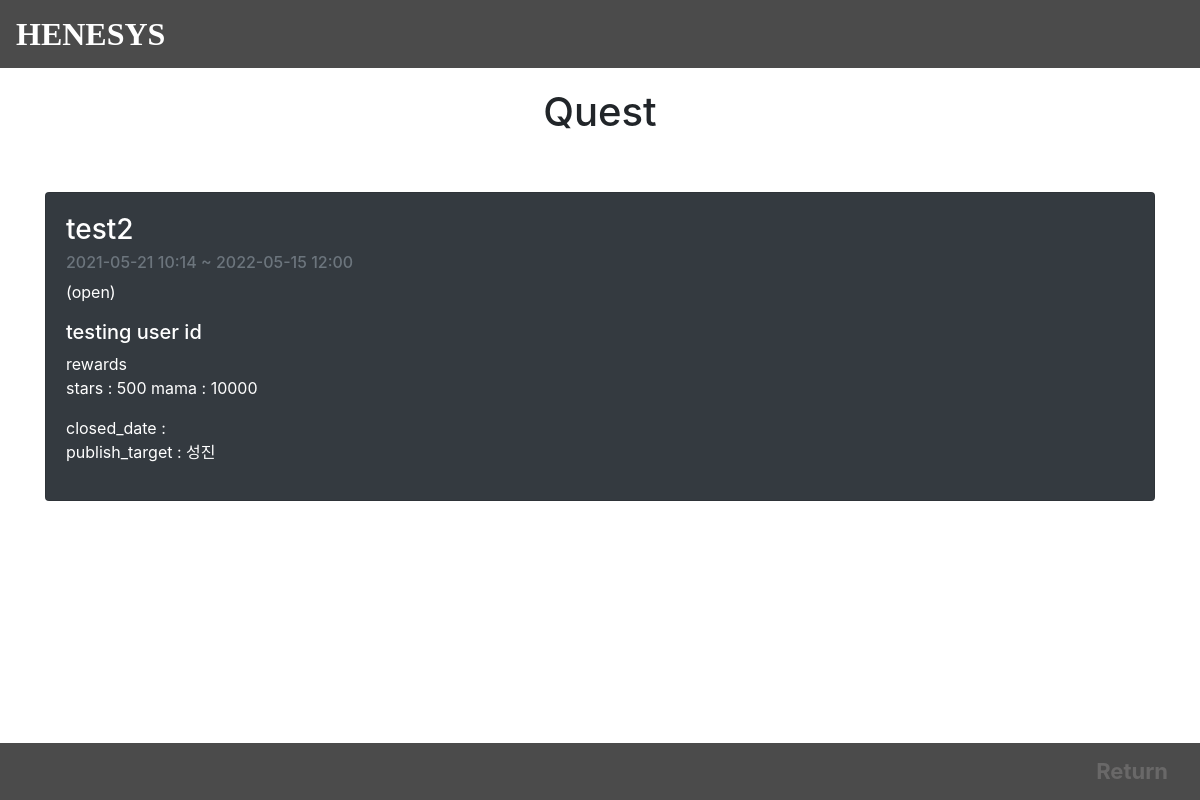
Before: /quest/display_questlist/4 with the older database file.
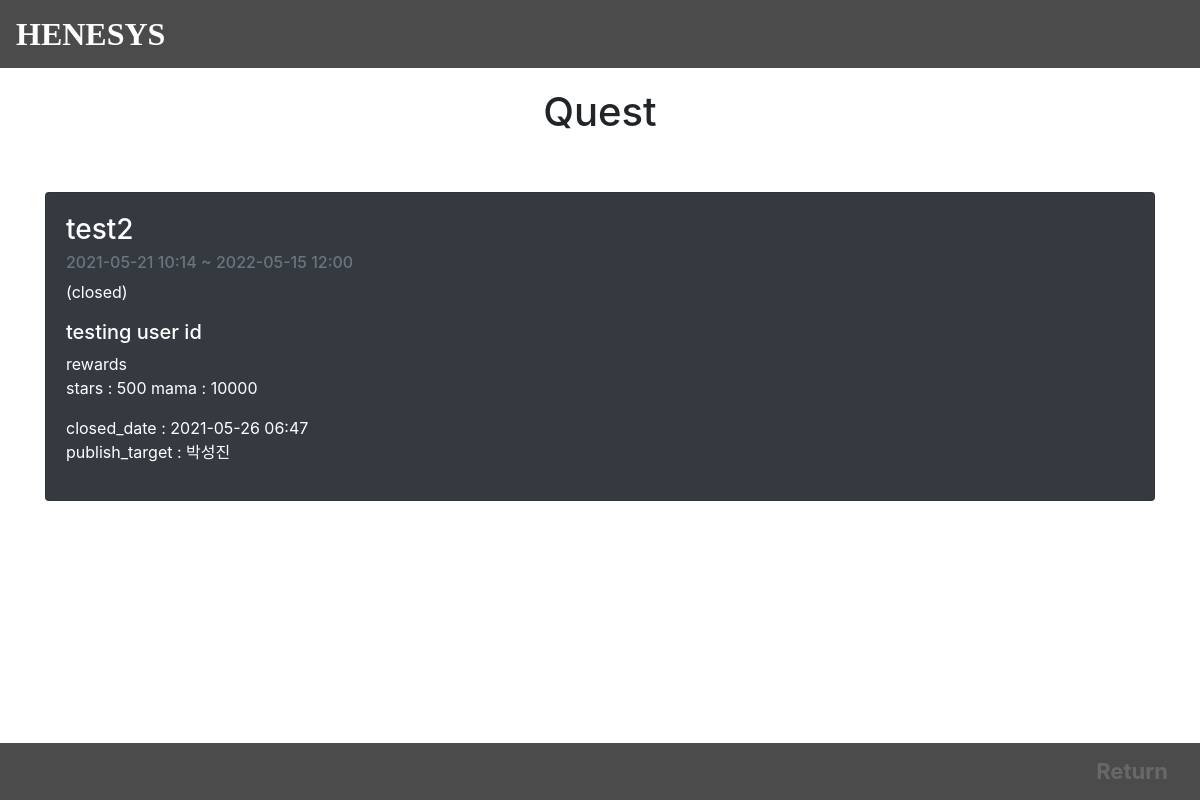
After: the same page with the newer database file.
### quest/models.py (models this page shows, shortened)
class Quest(models.Model):
    questname = models.CharField(max_length=50)
    contents = models.TextField()
    stars = models.PositiveBigIntegerField()
    mana = models.PositiveBigIntegerField()
    status = models.CharField(max_length=50)
    pub_date = models.DateTimeField()
    closed_date = models.DateTimeField(null=True, blank=True)
    due_date = models.DateTimeField(null=True, blank=True)
    publish_target = models.CharField(max_length=50)
    tag = TaggableManager()

### accounts/models.py (models this page shows)
class HenesysUser(models.Model):
    user = models.OneToOneField(settings.AUTH_USER_MODEL, on_delete=models.CASCADE);
    stars = models.PositiveBigIntegerField(default=0)
    mana  = models.PositiveBigIntegerField(default=0)
    nickname = models.CharField(max_length=50)
    temp  = models.PositiveBigIntegerField(default=0)

### quest/views.py (the view)
# urls.py: path('display_questlist/<int:pk>', views.display_detail_quest, name='display_detail_quest'),
def display_detail_quest(request, pk):
   quest_obj = Quest.objects.get(pk=pk)
   publish_target = HenesysUser.objects.get(id=quest_obj.publish_target)
   user_id = str(request.user.id)
   return render(request, 'display_detail_quest.html', {'quest':quest_obj, 'user_id':user_id, 'publish_target':publish_target})

### quest/templates/display_detail_quest.html (shortened to what this page needs)
{% extends 'base.html' %}
{% block content %}
<div class="container my-3">
    <h1 class="text-center">Quest</h1>
    <br><br>
    <div class="card text-white bg-dark mb-2">
        <div class="card-body">
            <h3 class="card-title">{{quest.questname}}</a></h3>
            <h6 class="card-subtitle mb-2 text-muted">{{quest.pub_date|date:"Y-m-d H:i"}} ~ {{quest.due_date|date:"Y-m-d H:i"}}</h6>
            <p class="card-text">
                ({{quest.status}})<br>
                <h5>{{quest.contents}}</h5>
                rewards<br>
                stars : {{quest.stars}} mama : {{quest.mana}}</p>
                closed_date : {{quest.closed_date|date:"Y-m-d H:i"}}<br>
                publish_target : {{publish_target.nickname}} </p>
        </div>
    </div>
</div>
<nav class="navbar fixed-bottom navbar-expand-lg py-1">
        <ul class="navbar-nav ml-auto">
            <li class="nav-bottom-item">
                <a class="nav-link" href="{% url 'display_questlist' %}">Return</a>
            </li>
        </ul>
</nav>
{% endblock %}

Changed rows visible on the page:
changed Quest "test2": status "open" → "closed"; closed_date (not shown) → "2021-05-26 06:47"
changed HenesysUser: nickname "성진" → "박성진"
